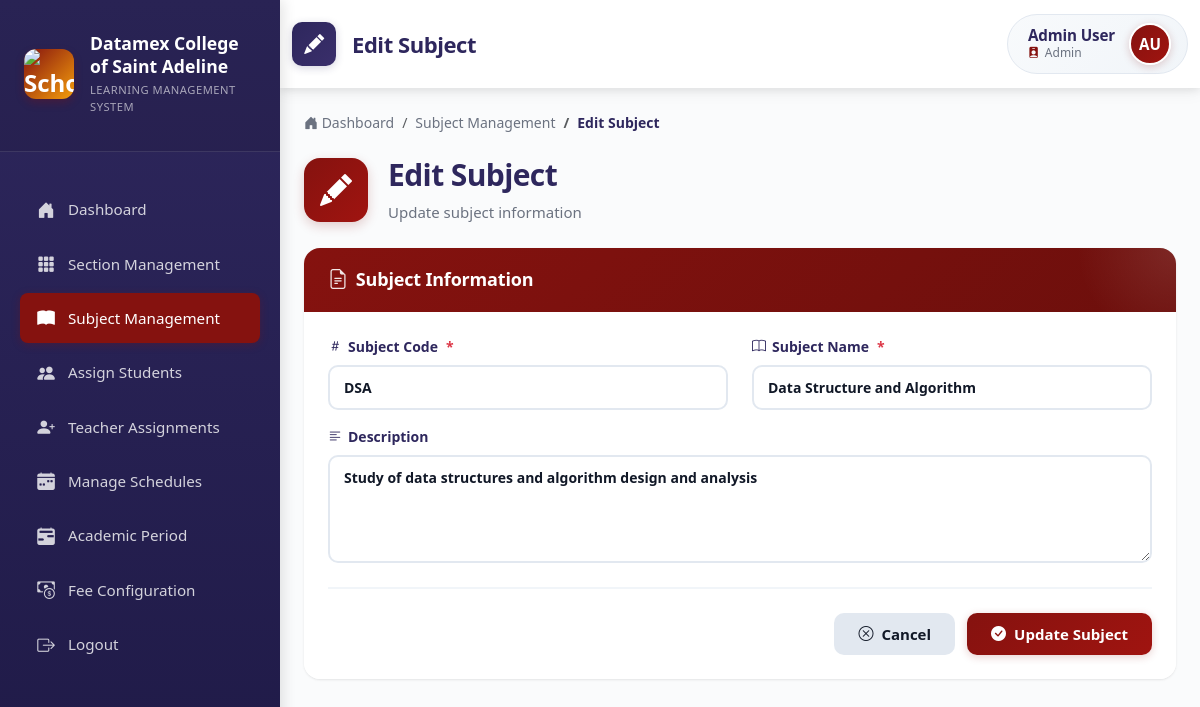
The app's page /index.php?page=edit_subject&id=2 (signed in) with its own data.
### tables this page shows
CREATE TABLE subjects (
    subject_id INT AUTO_INCREMENT PRIMARY KEY,
    subject_code VARCHAR(20) UNIQUE NOT NULL,
    subject_name VARCHAR(200) NOT NULL,
    description TEXT NULL,
    created_at TIMESTAMP DEFAULT CURRENT_TIMESTAMP,
    updated_at TIMESTAMP DEFAULT CURRENT_TIMESTAMP ON UPDATE CURRENT_TIMESTAMP
);

### app/controllers/SubjectController.php (called while the page is built, shortened)
<?php
require_once __DIR__ . '/../models/Subject.php';
class SubjectController
{
    private $subject_model;
    public function __construct()
    {
        $this->subject_model = new Subject();
    }
        ?>
        <?php
    public function showEditSubject()
    {
        $subject_id = $_GET['id'] ?? null;
        $subject = $this->subject_model->getById($subject_id);
        require __DIR__ . '/../views/admin/edit_subject.php';
    }
}

### public/index.php (called while the page is built, shortened)
<?php
require_once __DIR__ . '/../app/routes.php';

### app/models/Subject.php (called while the page is built, shortened)
<?php
require_once __DIR__ . '/../../config/db_connection.php';
class Subject
{
    private $connection;
    public function __construct()
    {
        global $connection;
        $this->connection = $connection;
    }
    public function getById($subject_id)
    {
        $stmt = $this->connection->prepare("
            SELECT subject_id, subject_code, subject_name, description
            FROM subjects
            WHERE subject_id = ?
        ");
        $stmt->execute([$subject_id]);
        return $stmt->fetch();
    }
}

### app/views/admin/edit_subject.php (the view, shortened to what this page needs)
<!DOCTYPE html>
<html lang="en">
<head>
    <link rel="stylesheet" href="bootstrap/css/bootstrap.min.css">
    <link rel="stylesheet" href="bootstrap/css/bootstrap-icons.css">
    <link rel="stylesheet" href="css/main.css">
    <link rel="stylesheet" href="css/shared/sidenav.css">
    <link rel="stylesheet" href="css/pages/subject_management.css">
</head>
<body>
    <div class="toast-container position-fixed top-0 end-0 p-3" style="z-index: 1100;" id="toastContainer"></div>
    <div class="d-flex">
        <div class="sidenav">
            <div class="sidenav-header">
                <div class="school-brand">
                    <div class="school-logo">
                        <img src="assets/DCSA-LOGO.png" alt="School Logo"
                            style="width: 100%; height: 100%; object-fit: contain; border-radius: 0.75rem;">
                    </div>
                    <div class="school-info">
                        <h5>Datamex College of Saint Adeline</h5>
                        <p class="subtitle">Learning Management System</p>
                    </div>
                </div>
            </div>
            <ul class="sidenav-menu">
                <li class="nav-item">
                    <a class="nav-link" href="index.php?page=admin_dashboard">
                        <i class="bi bi-house-door-fill"></i>
                        <span>Dashboard</span>
                    </a>
                </li>
                <li class="nav-item">
                    <a class="nav-link" href="index.php?page=manage_sections">
                        <i class="bi bi-grid-3x3-gap-fill"></i>
                        <span>Section Management</span>
                    </a>
                </li>
                <li class="nav-item">
                    <a class="nav-link active" href="index.php?page=subjects">
                        <i class="bi bi-book-fill"></i>
                        <span>Subject Management</span>
                    </a>
                </li>
                <li class="nav-item">
                    <a class="nav-link" href="index.php?page=student_sections">
                        <i class="bi bi-people-fill"></i>
                        <span>Assign Students</span>
                    </a>
                </li>
                <li class="nav-item">
                    <a class="nav-link" href="index.php?page=teacher_assignments">
                        <i class="bi bi-person-plus-fill"></i>
                        <span>Teacher Assignments</span>
                    </a>
                </li>
                <li class="nav-item">
                    <a class="nav-link" href="index.php?page=teacher_schedules">
                        <i class="bi bi-calendar-week-fill"></i>
                        <span>Manage Schedules</span>
                    </a>
                </li>
                <li class="nav-item">
                    <a class="nav-link" href="index.php?page=academic_period">
                        <i class="bi bi-calendar2-range-fill"></i>
                        <span>Academic Period</span>
                    </a>
                </li>
                <li class="nav-item">
                    <a class="nav-link" href="index.php?page=fee_config">
                        <i class="bi bi-cash-coin"></i>
                        <span>Fee Configuration</span>
                    </a>
                </li>
                <li class="nav-item">
                    <a class="nav-link" href="index.php?page=logout">
                        <i class="bi bi-box-arrow-right"></i>
                        <span>Logout</span>
                    </a>
                </li>
            </ul>
        </div>
        <div class="main-content flex-grow-1">
            <nav class="navbar top-navbar">
                <div class="container-fluid">
                    <div class="navbar-brand mb-0">
                        <div class="page-icon">
                            <i class="bi bi-pencil-fill"></i>
                        </div>
                        <span>Edit Subject</span>
                    </div>
                    <div class="user-info-wrapper">
                        <div class="user-details">
                            <span class="user-name">
                                <?php echo htmlspecialchars($_SESSION['user_firstname'] . ' ' . $_SESSION['user_lastname']); ?>
                            </span>
                            <span class="user-role">
                                <i class="bi bi-person-badge-fill"></i>
                                <?php echo ucfirst(htmlspecialchars($_SESSION['user_role'])); ?>
                            </span>
                        </div>
                        <div class="user-avatar">
                            <?php
                            $firstname = $_SESSION['user_firstname'] ?? 'A';
                            $lastname = $_SESSION['user_lastname'] ?? 'U';
                            echo strtoupper(substr($firstname, 0, 1) . substr($lastname, 0, 1));
                            ?>
                        </div>
                    </div>
                </div>
            </nav>
            <div class="container-fluid p-4">
                <nav aria-label="breadcrumb">
                    <ol class="breadcrumb">
                        <li class="breadcrumb-item">
                            <a href="index.php?page=admin_dashboard">
                                <i class="bi bi-house-door-fill"></i> Dashboard
                            </a>
                        </li>
                        <li class="breadcrumb-item">
                            <a href="index.php?page=subjects">
                                Subject Management
                            </a>
                        </li>
                        <li class="breadcrumb-item active" aria-current="page">
                            Edit Subject
                        </li>
                    </ol>
                </nav>
                <div class="page-header">
                    <div class="header-content">
                        <div class="header-icon">
                            <i class="bi bi-pencil-fill"></i>
                        </div>
                        <div class="header-text">
                            <h1 class="header-title">Edit Subject</h1>
                            <p class="header-subtitle">Update subject information</p>
                        </div>
                    </div>
                </div>
                <div class="card subject-form-card">
                    <div class="card-header">
                        <h5 class="mb-0">
                            <i class="bi bi-file-earmark-text"></i>
                            Subject Information
                        </h5>
                    </div>
                    <div class="card-body">
                        <form id="editSubjectForm">
                            <div class="row">
                                <div class="col-md-6 mb-3">
                                    <label class="form-label">
                                        <i class="bi bi-hash"></i>
                                        Subject Code
                                        <span class="text-danger">*</span>
                                    </label>
                                    <input type="text"
                                        class="form-control"
                                        name="subject_code"
                                        placeholder="e.g., CS101"
                                        value="<?= htmlspecialchars($subject['subject_code']) ?>"
                                        required>
                                </div>
                                <div class="col-md-6 mb-3">
                                    <label class="form-label">
                                        <i class="bi bi-book"></i>
                                        Subject Name
                                        <span class="text-danger">*</span>
                                    </label>
                                    <input type="text"
                                        class="form-control"
                                        name="subject_name"
                                        placeholder="e.g., Introduction to Computer Science"
                                        value="<?= htmlspecialchars($subject['subject_name']) ?>"
                                        required>
                                </div>
                            </div>
                            <div class="mb-3">
                                <label class="form-label">
                                    <i class="bi bi-text-left"></i>
                                    Description
                                </label>
                                <textarea class="form-control"
                                    name="description"
                                    rows="4"
                                    placeholder="Enter subject description (optional)"><?= htmlspecialchars($subject['description'] ?? '') ?></textarea>
                            </div>
                            <div class="form-actions">
                                <a href="index.php?page=subjects" class="btn btn-secondary">
                                    <i class="bi bi-x-circle"></i>
                                    Cancel
                                </a>
                                <button type="submit" class="btn btn-primary">
                                    <i class="bi bi-check-circle-fill"></i>
                                    Update Subject
                                </button>
                            </div>
                        </form>
                    </div>
                </div>
            </div>
        </div>
    </div>
</body>
</html>

### public/css/shared/sidenav.css (style rules this page uses)
.sidenav-menu .nav-item { margin-bottom: 0.25rem; }
.sidenav-menu .nav-link { display: flex; align-items: center; padding: 0.75rem 1rem; color: rgba(255, 255, 255, 0.8); text-decoration: none; border-radius: 0.5rem; transition: all 0.2s ease; font-size: 0.95rem; font-weight: 500; }
.sidenav-menu .nav-link.active { background-color: var(--primary); color: #ffffff; box-shadow: 0 2px 8px rgba(133, 18, 15, 0.3); }
.sidenav { width: 280px; min-height: 100vh; background: linear-gradient(180deg, var(--secondary) 0%, #1f1a47 100%); color: #ffffff; padding: 0; position: fixed; top: 0; left: 0; overflow-y: auto; transition: all 0.3s ease; z-index: 1050; box-shadow: 4px 0 12px rgba(0, 0, 0, 0.1); }
.sidenav-header { padding: 2rem 1.5rem 1.5rem; margin-bottom: 1rem; border-bottom: 1px solid rgba(255, 255, 255, 0.1); background: rgba(0, 0, 0, 0.1); }
.school-brand { display: flex; align-items: center; gap: 1rem; margin-bottom: 0.75rem; }
.school-logo { width: 50px; height: 50px; background: linear-gradient(135deg, var(--primary) 0%, var(--accent) 100%); border-radius: 0.75rem; display: flex; align-items: center; justify-content: center; font-size: 1.5rem; color: #ffffff; font-weight: 700; box-shadow: 0 4px 8px rgba(133, 18, 15, 0.3); flex-shrink: 0; }
.school-info h5 { margin: 0 0 0.25rem 0; font-size: 1.1rem; font-weight: 700; color: #ffffff; line-height: 1.3; }
.school-info .subtitle { font-size: 0.7rem; color: rgba(255, 255, 255, 0.6); margin: 0; text-transform: uppercase; letter-spacing: 0.5px; font-weight: 500; }
.sidenav-menu { list-style: none; padding: 1rem 1.25rem; margin: 0; }
.sidenav-menu .nav-link i { margin-right: 0.75rem; font-size: 1.1rem; width: 20px; text-align: center; }
.main-content { margin-left: 280px; min-height: 100vh; transition: margin-left 0.3s ease; background-color: #fafbfc; }
.top-navbar { background: #ffffff !important; box-shadow: 0 2px 8px rgba(0, 0, 0, 0.08), 0 4px 16px rgba(0, 0, 0, 0.06); padding: 0.875rem 0; position: sticky; top: 0; z-index: 1040; margin-bottom: 0; }
.top-navbar .navbar-brand { font-size: 1.375rem; font-weight: 700; color: var(--secondary); display: flex; align-items: center; gap: 1rem; letter-spacing: -0.02em; }
.page-icon { width: 44px; height: 44px; background: linear-gradient(135deg, var(--secondary) 0%, #3a2f6b 100%); border-radius: 0.625rem; display: flex; align-items: center; justify-content: center; color: #ffffff; font-size: 1.25rem; box-shadow: 0 2px 8px rgba(46, 39, 93, 0.2); }
.user-info-wrapper { display: flex; align-items: center; gap: 0.875rem; padding: 0.5rem 1rem 0.5rem 1.25rem; background: linear-gradient(135deg, #f8fafc 0%, #f1f5f9 100%); border-radius: 3rem; border: 1px solid #e2e8f0; transition: all 0.3s cubic-bezier(0.4, 0, 0.2, 1); cursor: pointer; }
.user-avatar { width: 42px; height: 42px; background: linear-gradient(135deg, var(--primary) 0%, #a01410 100%); border-radius: 50%; display: flex; align-items: center; justify-content: center; color: #ffffff; font-weight: 700; font-size: 0.95rem; flex-shrink: 0; border: 2px solid #ffffff; box-shadow: 0 2px 8px rgba(133, 18, 15, 0.2); }
.user-details { display: flex; flex-direction: column; align-items: flex-start; }
.user-name { font-weight: 700; color: var(--secondary); font-size: 0.95rem; line-height: 1.2; letter-spacing: -0.01em; }
.user-role { font-size: 0.75rem; color: var(--gray-500); text-transform: capitalize; display: flex; align-items: center; gap: 0.35rem; font-weight: 500; }
.user-role i { font-size: 0.7rem; color: var(--primary); }

### public/css/variables.css (style rules this page uses)
:root { --primary: #85120F; --secondary: #2E275D; --accent: #F59E0B; --danger: #EF4444; --gray-500: #6B7280; --gray-900: #111827; --bs-primary: var(--primary); --bs-danger: var(--danger); }

### records on screen
subjects: subject_code "DSA", subject_name "Data Structure and Algorithm", description "Study of data structures and algorithm design and analysis"

### other values on screen
$_SESSION['user_firstname'] . ' ' . $_SESSION['user_lastname'] "Admin User"
$_SESSION['user_role'] "Admin"
substr($firstname, 0, 1) . substr($lastname, 0, 1) "AU"
